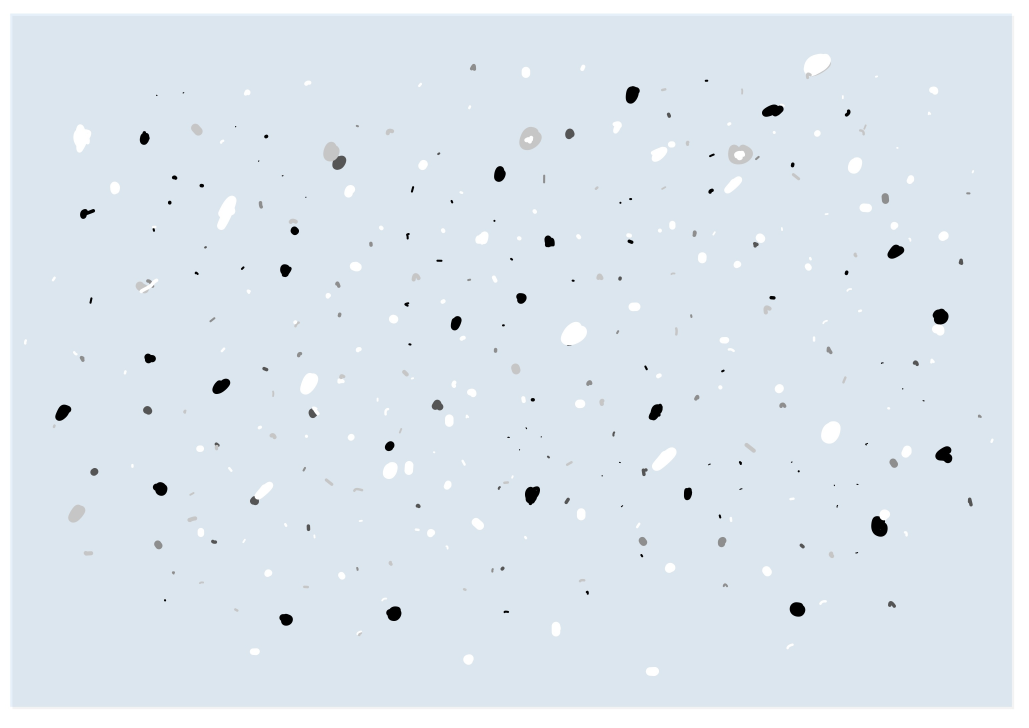
#> input picture bf_img/virtual_img_no.JPG, 3086 x 2182 px (shown at 1/3 size); its folder holds only this picture in this run
$ jupyter execute bf_inspection_total.ipynb
#> lines starting #> are read from the running program, lines starting #| are printed output that depends on the picture; after the words box and inside, x2 and y2 are one past the last pixel; in counts of white or black regions, pixels touching at a corner belong together
[cell 1]
import re
import numpy as np
import glob
import csv
import os
import math
import cv2
import matplotlib.pyplot as plt

[cell 2]
# 결과 저장경로 지정
f = open("../bf_img/Result.csv", 'w', newline='')
f.write("Img, Count, PosX, PosY, area, dia, hist_var, dark_mean, bright_mean, dark_max, bright_max, dark_min, bright_min, defect_gray_min, img_gray_min, dark_perc, bright_perc, classification, area_classification, eccen_PCA, eccen_Ell, Peri_Var\n")
wr = csv.writer(f)

[cell 3]
# 이미지 경로 지정
path = "../bf_img/"

# 이미지 목록 리스트로 반환 # 생성시간 기준으로 정렬
images = \
    [cv2.imread(file) for file in sorted(glob.glob(path+"*.JPG"),
    key=os.path.getmtime)]
#> images = 1 item

image = images[0]
#> image is the input picture: shape (2182, 3086, 3); mean B, G, R 238.6, 230.5, 221.4
# image = image[250:1850, 300:2700]
img_rgb = cv2.cvtColor(image, cv2.COLOR_BGR2RGB)

ori = img_rgb.copy()
# ori_img = img_rgb.copy()

# Crop
img = img_rgb.copy()
cropped_img = img[300:1700, 500:2300]
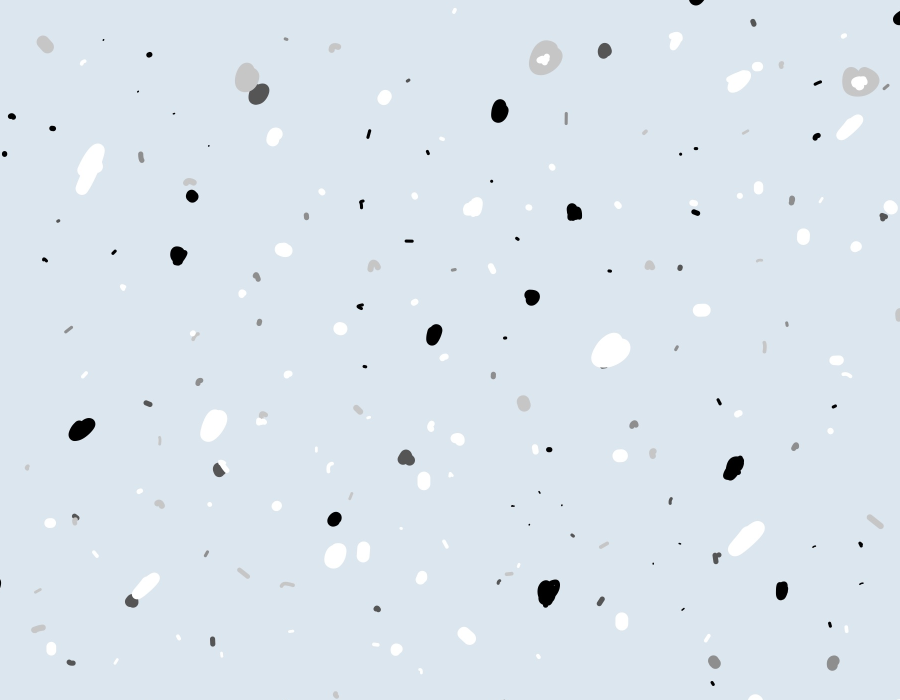
#> cropped_img: shape (1400, 1800, 3) (shown at 1/2 size); mean R, G, B 218.7, 228.4, 237.1
ori_img = cropped_img.copy()

# Color Split
img_b, img_g, img_r = cv2.split(ori_img)
ori_img_g = img_g.copy()

# Original img/ Inverse img 분리
img_ori = img_g.copy()
img_inv = 255 - img_ori
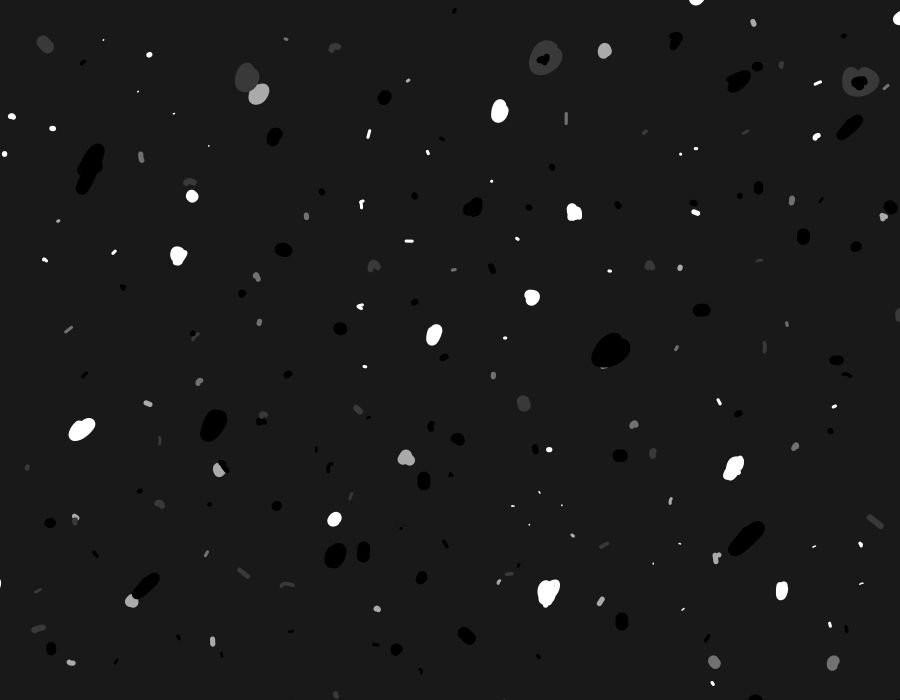
#> img_inv: shape (1400, 1800) (shown at 1/2 size); min 0, max 255, mean 26.6

# Adaptive Threshold
block_size = 1801
C = 7
img_dark = cv2.adaptiveThreshold(img_ori, 255, cv2.ADAPTIVE_THRESH_MEAN_C, cv2.THRESH_BINARY, block_size, C)
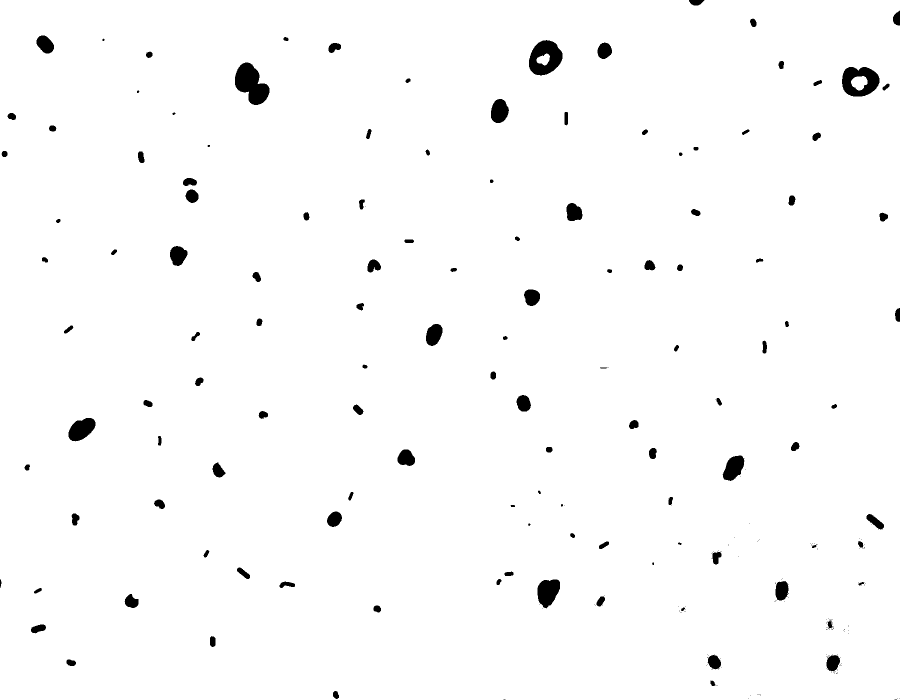
#> img_dark: shape (1400, 1800) (shown at 1/2 size); 98.3% white; 258 black regions (140 under 20 px), largest, box (x1, y1, x2, y2) and area: (470, 125, 539, 210) 3570, (1058, 80, 1125, 151) 3119, (1684, 134, 1759, 193) 2896
img_bright = cv2.adaptiveThreshold(img_inv, 255, cv2.ADAPTIVE_THRESH_MEAN_C, cv2.THRESH_BINARY, block_size, C)
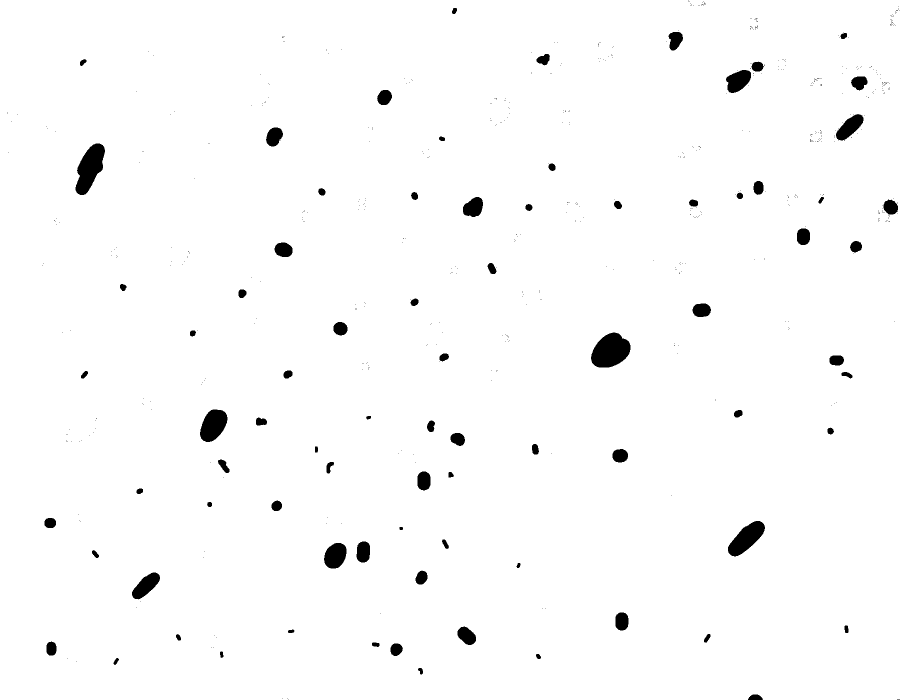
#> img_bright: shape (1400, 1800) (shown at 1/2 size); 98.2% white; 643 black regions (562 under 20 px), largest, box (x1, y1, x2, y2) and area: (1182, 665, 1261, 735) 3992, (151, 287, 210, 390) 3615, (1456, 1042, 1530, 1113) 2790
img_add = cv2.addWeighted(img_dark, 0.5, img_bright, 0.5, 0)
#> img_add: shape (1400, 1800); values 128 (black) and 255 (white), 96.6% white; 749 black regions (557 under 20 px), largest, box (x1, y1, x2, y2) and area: (1182, 665, 1261, 737) 4020, (151, 287, 210, 390) 3615, (470, 125, 539, 210) 3570

# Median 필터
img_median = img_add.copy()
k_med = 1
med_img = cv2.medianBlur(img_median, k_med)
# Gaussian 필터
img_gaussian = med_img.copy()
k_gau = 3
gau_sigma = 1
gau_img = cv2.GaussianBlur(img_gaussian, (k_gau, k_gau), gau_sigma)
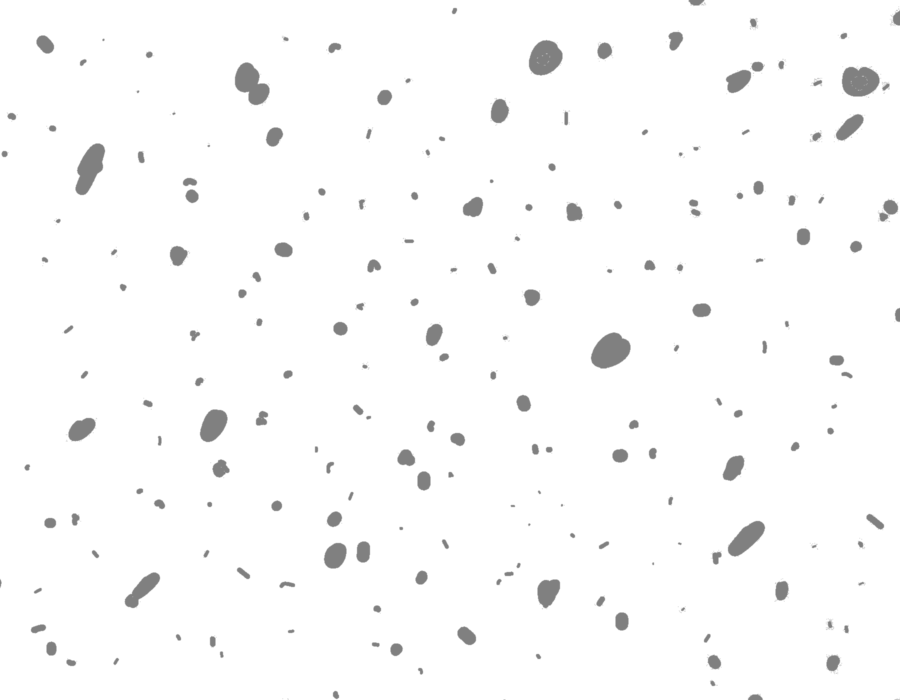
#> gau_img: shape (1400, 1800) (shown at 1/2 size); min 128, max 255, mean 250.6

# Canny Edge Detection
def imageEdgeCanny(image):
    return cv2.Canny(image, 0, 255)
#> returned value: shape (1400, 1800); 0.56% white in thin lines or dots
edg_img = imageEdgeCanny(gau_img)

# Blob
def morph_close(image):
    k_morph = 7
    kernel = np.ones((k_morph, k_morph), np.uint8)
    return cv2.morphologyEx(image, cv2.MORPH_CLOSE, kernel)
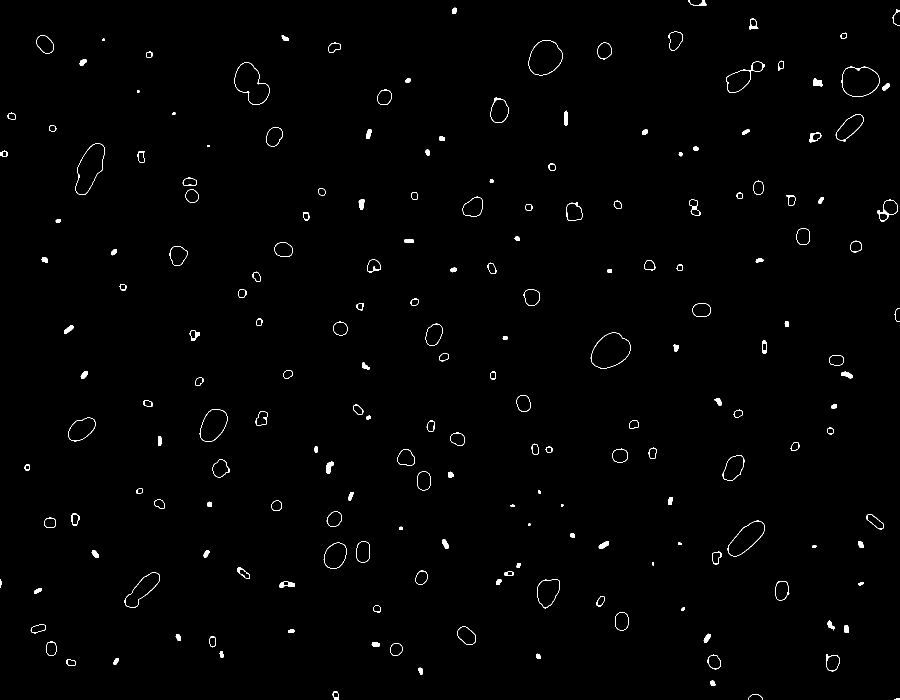
#> returned value: shape (1400, 1800) (shown at 1/2 size); 0.85% white; 196 white regions (1 under 20 px)
morph_close_img = morph_close(edg_img).copy()

# Contours(외곽 Edge 찾기)-> Area/Position Meas.
cont_img = morph_close_img.copy()
contours, hierarchy = cv2.findContours(cont_img, cv2.RETR_EXTERNAL, cv2.CHAIN_APPROX_NONE)
#> contours = 196 contours, 9 with area under 20; largest, box (x1, y1, x2, y2) and area: (1181, 664, 1261, 737) 4029, (150, 286, 210, 390) 3638, (1683, 133, 1759, 193) 3603, (469, 124, 539, 210) 3602, (1057, 80, 1125, 151) 3557
cont_draw_img = cropped_img.copy()
# cont_draw_img = np.zeros((1400, 1800))
for cnt in contours:
    cv2.drawContours(cont_draw_img, [cnt], -1, (255, 0, 0), 1)
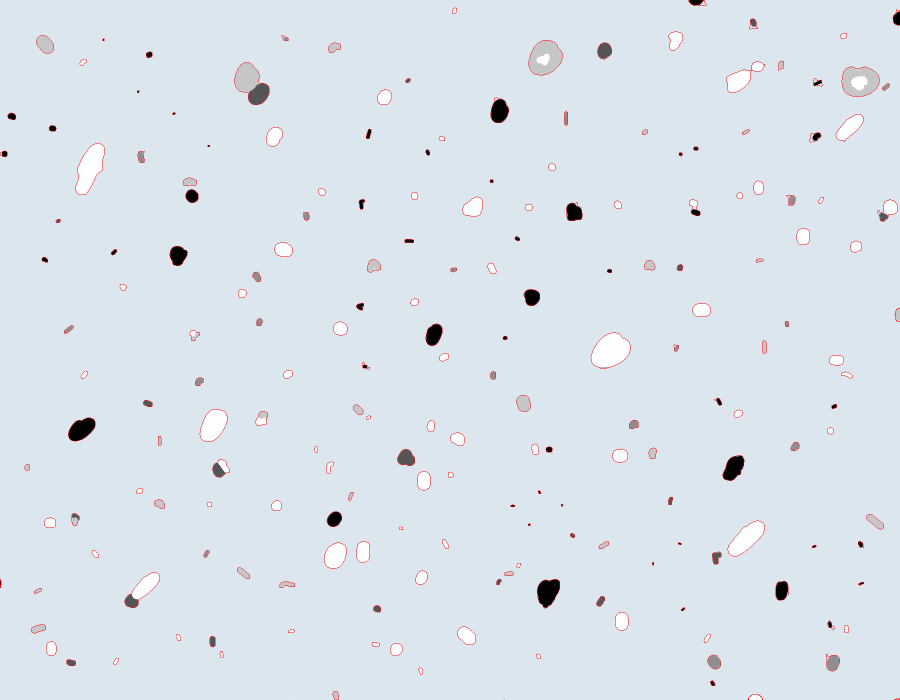
#> cont_draw_img: shape (1400, 1800, 3) (shown at 1/2 size); 0.48% of pixels changed, all inside (x1, y1, x2, y2) = (0, 0, 1800, 1400)

plt.imshow(cont_draw_img)
plt.axis('off')
plt.title('cont_draw_img ')


plt.figure(figsize=(20,20))
plt.subplot(3, 3, 1) # (행의 수, 열의 수, 현재 위치)
plt.axis('off')
plt.imshow(ori_img_g, cmap='gray')
plt.title('ori_img_g')

plt.subplot(3, 3, 2)
plt.imshow(img_ori, cmap='gray')
plt.axis('off')
plt.title('img_ori')

plt.subplot(3, 3, 3)
plt.imshow(img_inv, cmap='gray')
plt.axis('off')
plt.title('img_inv')

plt.subplot(3, 3, 4)
plt.imshow(img_add, cmap='gray')
plt.axis('off')
plt.title('img_add')

plt.subplot(3, 3, 5)
plt.imshow(med_img, cmap='gray')
plt.axis('off')
plt.title('med_img')

plt.subplot(3, 3, 6)
plt.imshow(gau_img, cmap='gray')
plt.axis('off')
plt.title('gau_img')

plt.subplot(3, 3, 7)
plt.imshow(morph_close_img , cmap='gray')
plt.axis('off')
plt.title('morph_close_img ')

plt.subplot(3, 3, 8)
plt.imshow(cont_draw_img)
plt.axis('off')
plt.title('cont_draw_img ')
